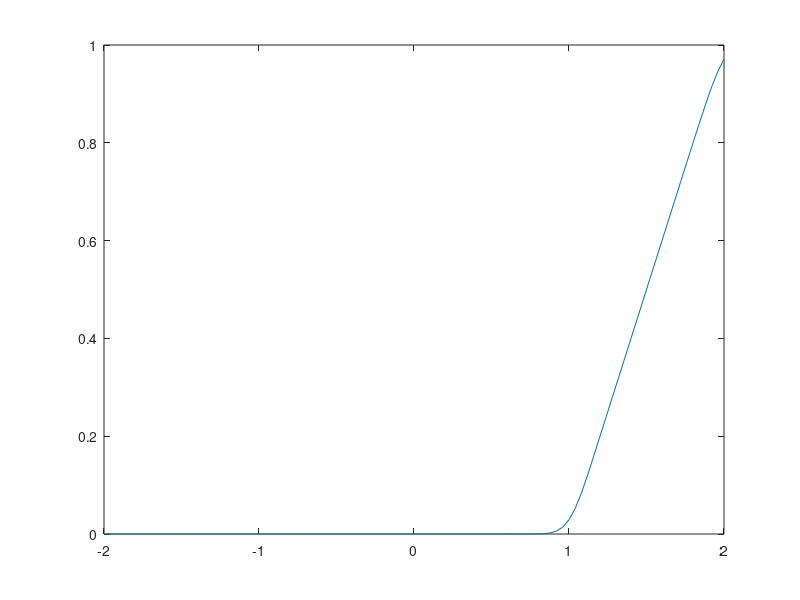

Source code (MATLAB):
% FTBS
function Backward()
clc
close all
clear all
c = 1;
nx = 101;
nt = 30;
ax = -2;
bx = 2;
at = 0;
bt = 1;
x = linspace (ax, bx, nx);
t = linspace (at, bt, nt);
dt = (bt-at)/(nt-1);

m = c*((bt-at)*(nx-1))/((bx-ax)*(nt-1));


unot = zeros (1, nx);
k = find (x<=0);
unot(k) = 0;
k = find (x > 0 & x<=1);
unot(k) = x(k);
k = find (x>1);
unot(k) = 1;
plot (x, unot)
pause(1)
%hold all

v = zeros (nt , nx);
v(1,:) = unot;

% Boundary Conditions:

%v(:, 1) = 1;

for n = 1:nt-1
	for i = 2:nx;
	v(n+1,i)= ((1-m)*v(n,i))+m*v(n,i-1);
	end 

end

for j = 2:nt
plot (x, v(j,:))
pause(0.1)
%hold all
end


